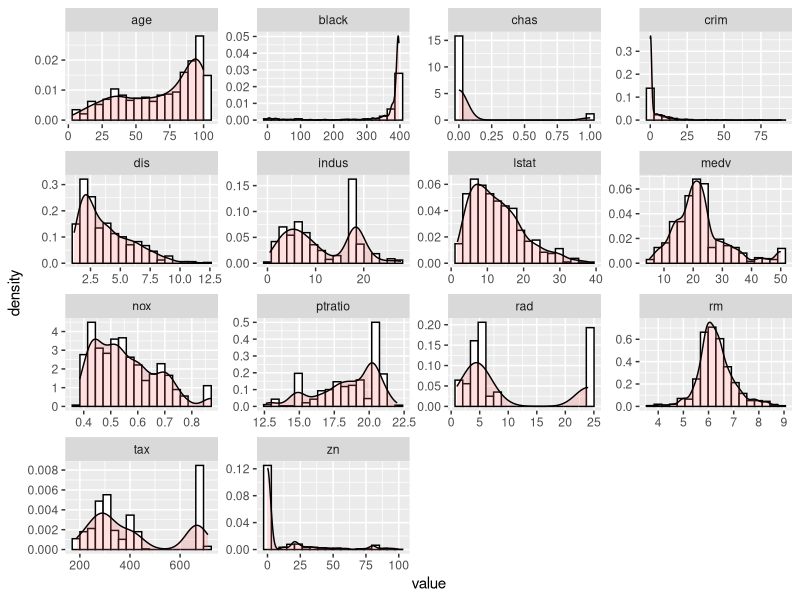
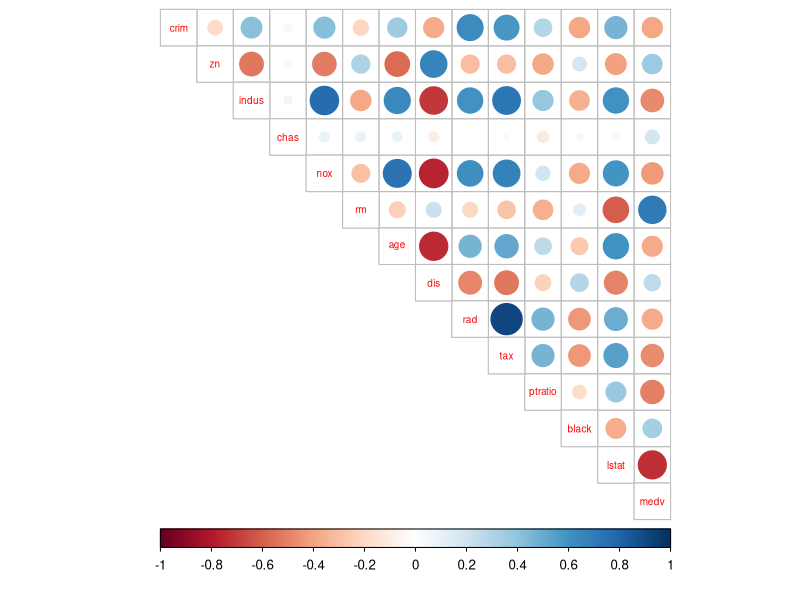
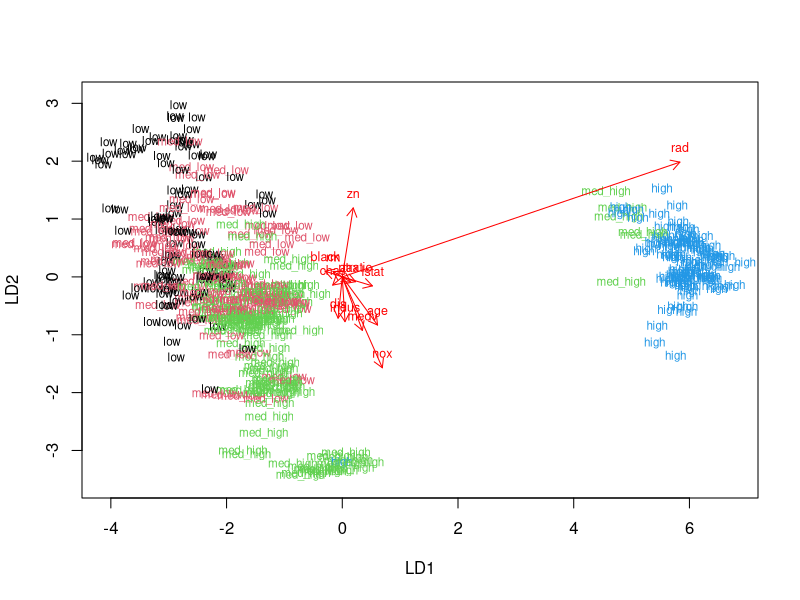
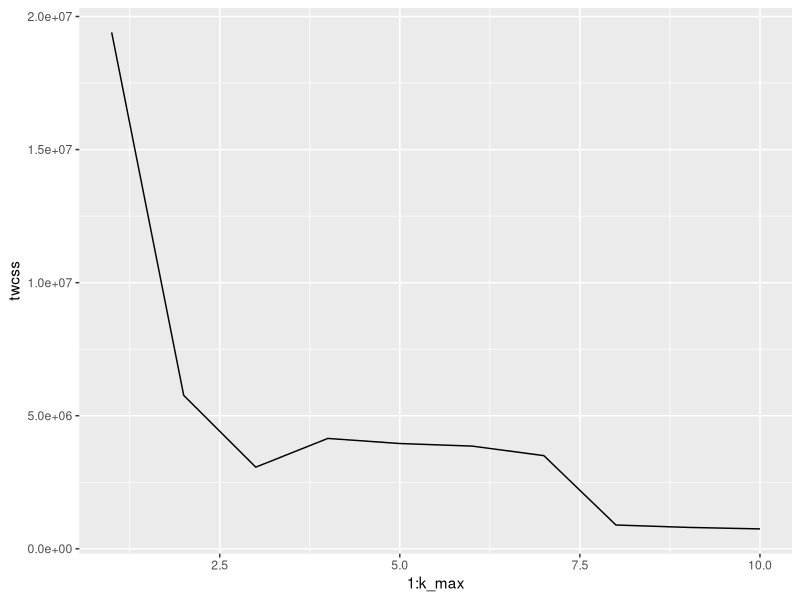
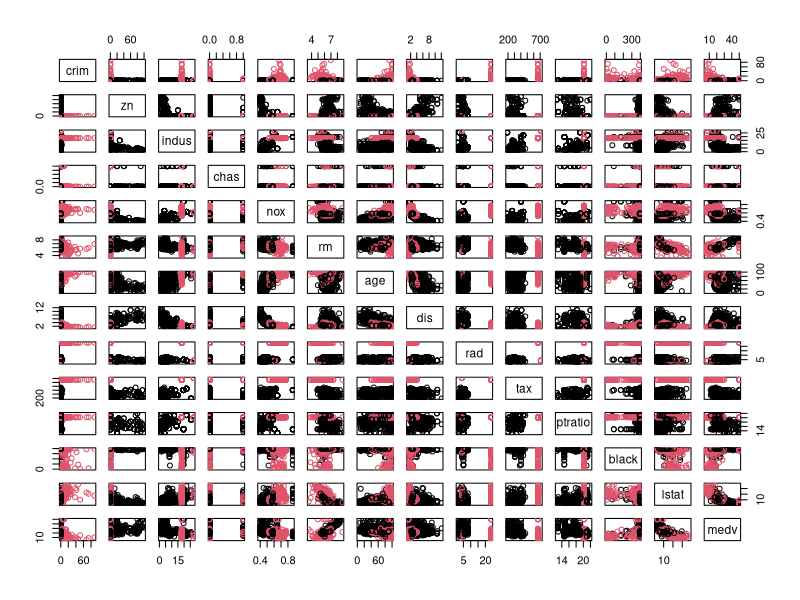
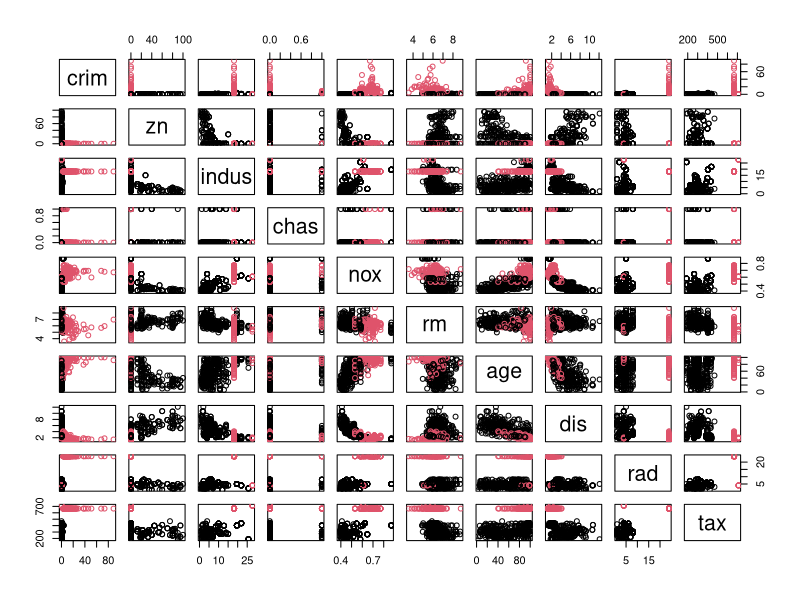
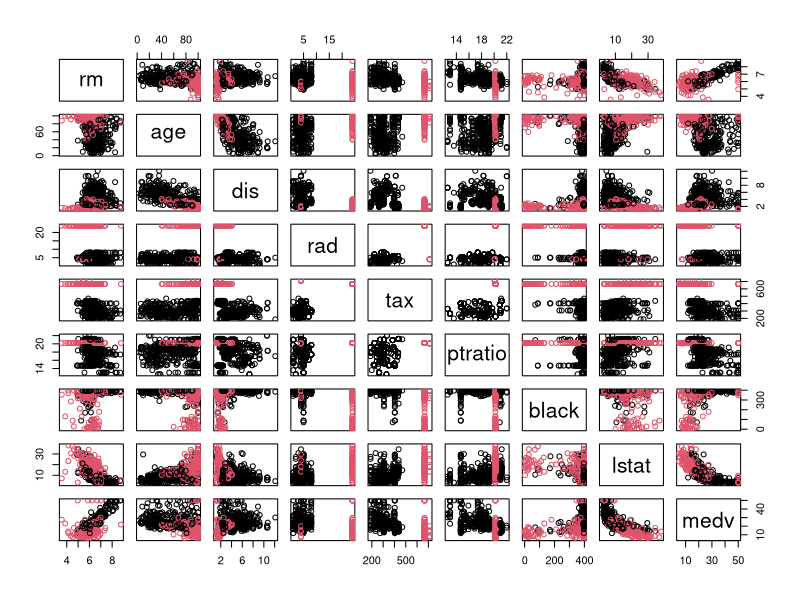

R code for these plots, in order:
## ---- chunk 1
date()
## ---- chunk 2

library(MASS)

# load the data
data("Boston")
str(Boston)
dim(Boston)

## ---- chunk 3
# access the following packages
library(tidyr); library(dplyr); library(ggplot2); library(GGally); library(corrplot)

summary(Boston)

## ---- chunk 4

# A bar plot of each variable
gather(Boston) %>% ggplot(aes(value)) + facet_wrap("key", scales = "free") + 
  geom_histogram(aes(y = ..density..), 
                   colour="black", fill="white", bins = 18,) +
  geom_density(alpha = 0.2, fill = "#FF6666")

## ---- chunk 5

# calculate the correlation matrix and round it
cor_matrix<-cor(Boston) %>% round(digits = 2)

# visualize the correlation matrix
corrplot(cor_matrix, method="circle", type="upper", cl.pos="b", tl.pos="d", tl.cex = 0.6)

## ---- chunk 6
#standardizing Boston data 
boston_scaled <- scale(Boston)

# summaries of the scaled variables
summary(boston_scaled)

# class of the boston_scaled object
class(boston_scaled)

# change the object to data frame
boston_scaled <- as.data.frame(boston_scaled)
## ---- chunk 7

# summary of the scaled crime rate
summary(boston_scaled$crim)

# create a quantile vector of crim and print it
bins <- quantile(boston_scaled$crim)
bins

# create a categorical variable 'crime'
crime <- cut(boston_scaled$crim, breaks = bins, include.lowest = TRUE, label=c("low", "med_low", "med_high", "high"))

# look at the table of the new factor crime
table(crime)

# remove original crim from the dataset
boston_scaled <- dplyr::select(boston_scaled, -crim)

# add the new categorical value to scaled data
boston_scaled <- data.frame(boston_scaled, crime)
## ---- chunk 8

# number of rows in the Boston dataset 
n <- nrow(boston_scaled)

# choose randomly 80% of the rows
ind <- sample(n,  size = n * 0.8)

# create train set
train <- boston_scaled[ind,]

# create test set 
test <- boston_scaled[-ind,]

## ---- chunk 9
# linear discriminant analysis
lda.fit <- lda(crime ~ ., data = train)

# print the lda.fit object
lda.fit

## ---- chunk 10
# the function for lda biplot arrows
lda.arrows <- function(x, myscale = 1, arrow_heads = 0.1, color = "red", tex = 0.75, choices = c(1,2)){
  heads <- coef(x)
  arrows(x0 = 0, y0 = 0, 
         x1 = myscale * heads[,choices[1]], 
         y1 = myscale * heads[,choices[2]], col=color, length = arrow_heads)
  text(myscale * heads[,choices], labels = row.names(heads), 
       cex = tex, col=color, pos=3)
}

# target classes as numeric
classes <- as.numeric(train$crime)

# plot the lda results
plot(lda.fit, dimen = 2, col = classes, pch = classes)
lda.arrows(lda.fit, myscale = 2.0)

## ---- chunk 11

# save the correct classes from test data
correct_classes <- test$crime

# remove the crime variable from test data
test <- dplyr::select(test, -crime)

# predict classes with test data
lda.pred <- predict(lda.fit, newdata = test)

# cross tabulate the results
table(correct = correct_classes, predicted = lda.pred$class)

## ---- chunk 12

# reload the data
data("Boston")

#standardizing Boston data 
boston_scaled <- scale(Boston)

# change the object to data frame
boston_scaled <- as.data.frame(boston_scaled)

# euclidean distance matrix
dist_eu <- dist(Boston)

# look at the summary of the distances
summary(dist_eu)

## ---- chunk 13
km <-kmeans(Boston, centers = 3)

## ---- chunk 14
set.seed(123)

# determine the number of clusters
k_max <- 10

# calculate the total within sum of squares
twcss <- sapply(1:k_max, function(k){kmeans(Boston, k)$tot.withinss})

# visualize the results
qplot(x = 1:k_max, y = twcss, geom = 'line')

## ---- chunk 15

# k-means clustering
km <-kmeans(Boston, centers = 2)

#setting the cluster variable as categorical
class(km$cluster)
km$cluster <- as.factor(km$cluster)

# plot the Boston dataset with clusters
pairs(Boston, col = km$cluster) 

#taking a closer look at the clusters in the data
pairs(Boston[1:10], col = km$cluster)
pairs(Boston[6:14], col = km$cluster)


